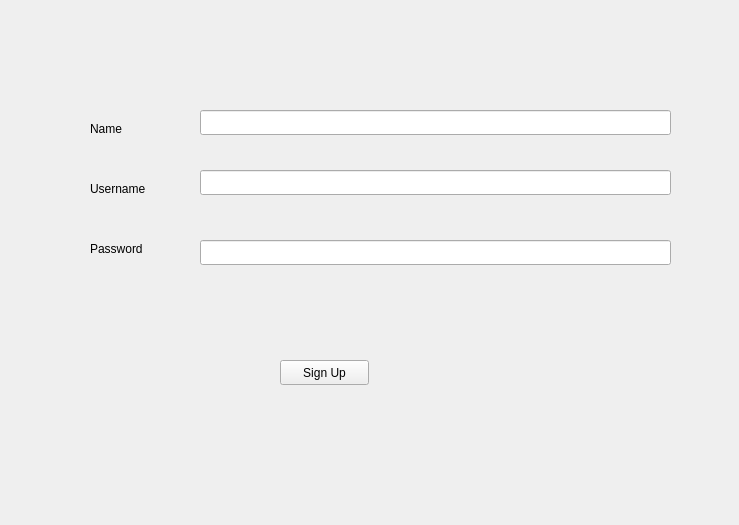
<?xml version="1.0" encoding="UTF-8"?>
<ui version="4.0">
 <class>Form</class>
 <widget class="QWidget" name="Form">
  <property name="geometry">
   <rect>
    <x>0</x>
    <y>0</y>
    <width>739</width>
    <height>525</height>
   </rect>
  </property>
  <property name="windowTitle">
   <string>Form</string>
  </property>
  <widget class="QLabel" name="label1">
   <property name="geometry">
    <rect>
     <x>90</x>
     <y>120</y>
     <width>67</width>
     <height>17</height>
    </rect>
   </property>
   <property name="text">
    <string>Name</string>
   </property>
  </widget>
  <widget class="QLabel" name="label2">
   <property name="geometry">
    <rect>
     <x>90</x>
     <y>180</y>
     <width>67</width>
     <height>17</height>
    </rect>
   </property>
   <property name="text">
    <string>Username</string>
   </property>
  </widget>
  <widget class="QLabel" name="label3">
   <property name="geometry">
    <rect>
     <x>90</x>
     <y>240</y>
     <width>67</width>
     <height>17</height>
    </rect>
   </property>
   <property name="text">
    <string>Password</string>
   </property>
  </widget>
  <widget class="QLineEdit" name="lineEdit">
   <property name="geometry">
    <rect>
     <x>200</x>
     <y>110</y>
     <width>471</width>
     <height>25</height>
    </rect>
   </property>
  </widget>
  <widget class="QLineEdit" name="lineEdit_2">
   <property name="geometry">
    <rect>
     <x>200</x>
     <y>170</y>
     <width>471</width>
     <height>25</height>
    </rect>
   </property>
  </widget>
  <widget class="QLineEdit" name="lineEdit_3">
   <property name="geometry">
    <rect>
     <x>200</x>
     <y>240</y>
     <width>471</width>
     <height>25</height>
    </rect>
   </property>
  </widget>
  <widget class="QPushButton" name="signB">
   <property name="geometry">
    <rect>
     <x>280</x>
     <y>360</y>
     <width>89</width>
     <height>25</height>
    </rect>
   </property>
   <property name="text">
    <string>Sign Up</string>
   </property>
  </widget>
 </widget>
 <resources/>
 <connections/>
</ui>
